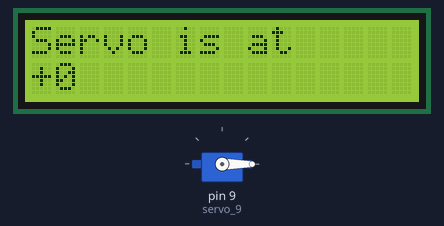
Bench run of a sketch on a simulated Arduino Uno, built with avr-gcc and run on an emulated ATmega328P. Shown: 16×2 character LCD, servo.

Above: at 0.07 s.
At 9.3 s:
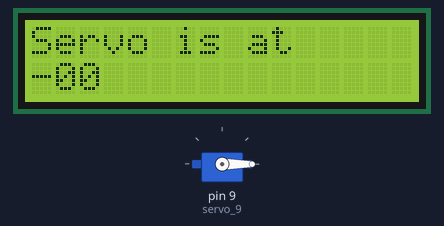
At 23.84 s:
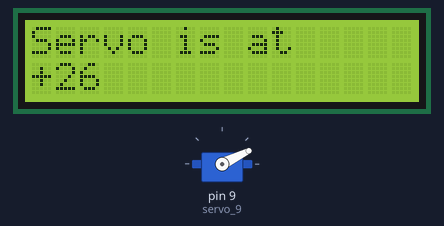
At 38.3 s:
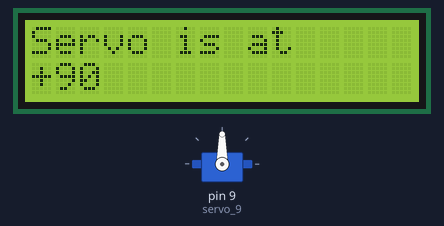
Timing chart, 0 to 40.0 s (numbered marks = the images above):
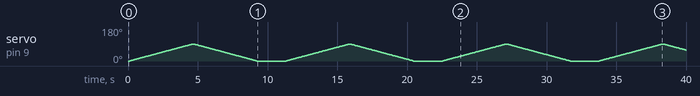

The sketch:

LCD_servo.ino
```cpp
#include<LiquidCrystal.h>
#include <Servo.h>

const int rs = 5, en = 3, d4 = 2, d5 = 16, d6 = 15, d7 = 14;
LiquidCrystal lcd(rs, en, d4, d5, d6, d7);

int pos = 0;
Servo servo_9;

void setup()
{ lcd.begin(16,2);
  servo_9.attach(9, 500, 2500);
  lcd.clear();
  lcd.setCursor(0,0);
  lcd.print("Servo is at " );
}

void loop()
{
  // sweep the servo from 0 to 180 degrees in steps of 1 degrees
  for (pos = 0; pos <= 90; pos += 1) {
    servo_9.write(pos);
    lcd.setCursor(0,1);
    lcd.print("+"); lcd.print(pos);  delay(50);
  }
  for (pos = 90; pos >= 0; pos -= 1) {
    servo_9.write(pos);
    lcd.setCursor(0,1);
    lcd.print("-"); lcd.print(pos);delay(50);
  }
  delay(2000);
}
```
